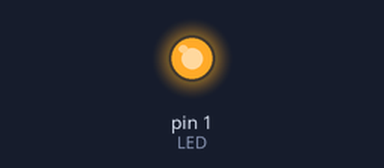
Simulated run of this sketch. Board: Arduino Uno, built with avr-gcc and run on an emulated ATmega328P. On the bench: output pins drawn as LEDs (lit = HIGH).

Above: at 0.7 s.
At 5.2 s:
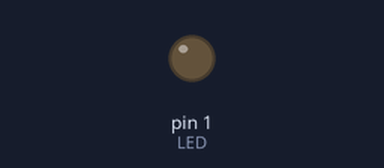
Timing chart, 0 to 6.9 s (numbered marks = the images above):
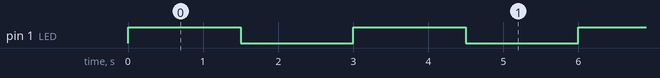

The sketch:

Blink.ino
```cpp
#define LED 1 //Пин встроенного светодиода

void setup() {
  pinMode(1, OUTPUT);
}

void loop() {
  digitalWrite(LED, !digitalRead(LED));   // Ключаем светодиод на на противоположное значение
  delay(1500);                       // ждём секунду
}
```

Measured:
- by itself, pin 1 (LED): alternates HIGH for 1.5 s and LOW for 1.5 s
